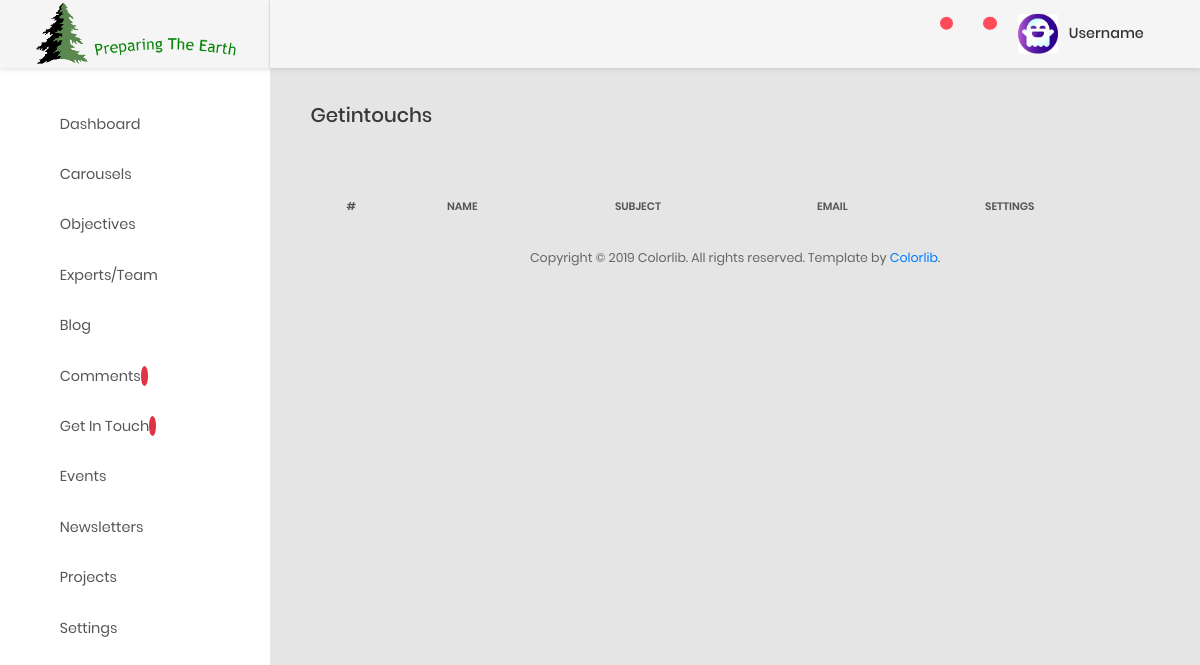
The app's page /ccsbadmin/getintouch/, older data.
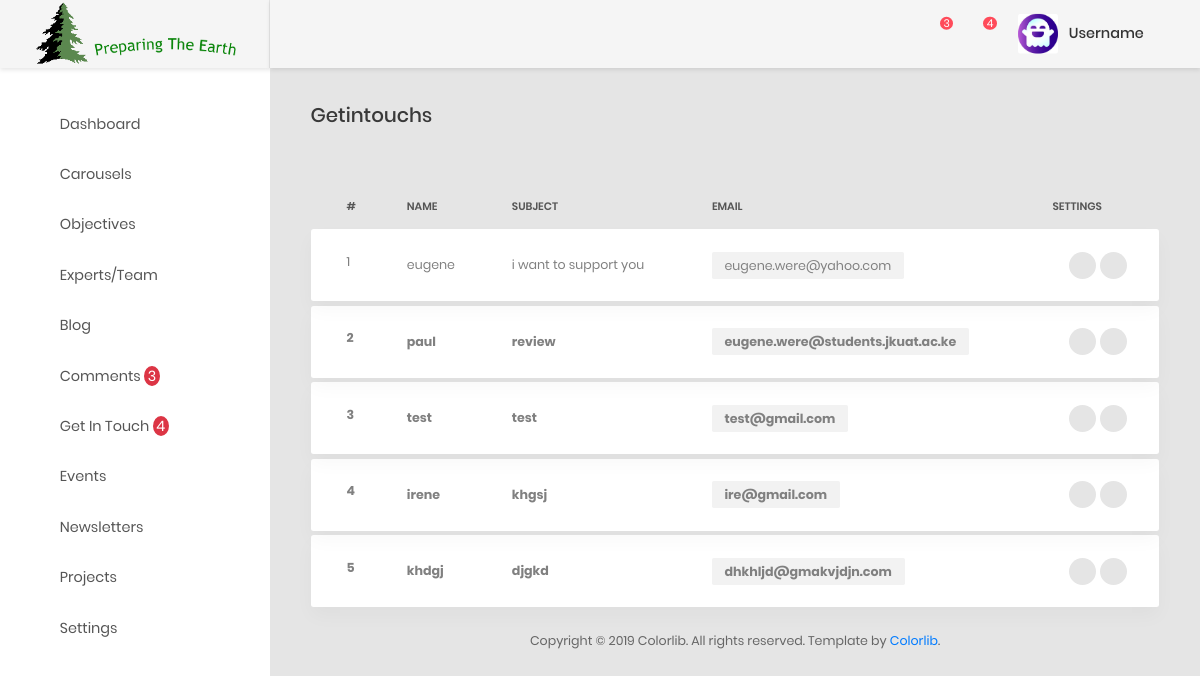
The same page, newer data.
### ccsbadmin/models.py (models this page shows, shortened)
class GetInTouch(models.Model):
     name = models.CharField(max_length=300, null=False, blank=False)
     email = models.CharField(max_length=300, null=False, blank=False)
     subject = models.CharField(max_length=300, null=True, blank=True)
     message = models.TextField()
     CHOICES= {
         ('READ', 'Read'),
         ('UNREAD', 'Unread'),
         ('TRASH', 'Trash'),
     }
     status = models.CharField(max_length=200, null=True, blank=True, choices=CHOICES, default='UNREAD')
     created_at = models.DateTimeField(auto_now_add=True)
     updated_at = models.DateTimeField(auto_now=True)

### ccsbadmin/views.py (the view)
# urls.py: path('getintouch/', views.getintouch, name='getintouch'),
def getintouch(request):
    getintouchs = GetInTouch.objects.all()
    context = {
        'title': 'getintouch',
        'getintouchs': getintouchs
    }
    return render(request, 'getintouch/getintouch.html',context)

### ccsbadmin/templatetags/callmethod.py (called while the page is built)
@register.filter(name='comments')
def comments(request):
    comments = Comment.objects.filter(status="UNREAD").order_by("-created_at")
    if comments is not None:
        return comments
    return False

@register.filter(name='get_intouch')
def get_intouch(request):
    getintouchs = GetInTouch.objects.filter(status="UNREAD").order_by("-created_at")
    if getintouchs  is not None:
        return getintouchs
    return False

@register.filter(name='comment_unread_count')
def comment_unread_count(request):
    unread_comments = Comment.objects.filter(status="UNREAD").count()
    if unread_comments is not None:
        return unread_comments
    return False

@register.filter(name='getintouch_unread_count')
def getintouch_unread_count(request):
    getintouch_unread_count = GetInTouch.objects.filter(status="UNREAD").count()
    if getintouch_unread_count is not None:
        return getintouch_unread_count
    return False

### ccsbadmin/templates/getintouch/getintouch.html (shortened to what the changed rows need)
{% extends "aahome/aalayout.html" %}
{% load static %}
    {% block links %}
        <link type="text/css" rel="stylesheet" href="https://cdn.datatables.net/1.10.18/css/dataTables.bootstrap.min.css">
        <link type="text/css" href="https://cdnjs.cloudflare.com/ajax/libs/bootstrap-select/1.10.0/css/bootstrap-select.min.css" rel="stylesheet" />
        <link rel="stylesheet" href="https://cdn.jsdelivr.net/npm/bootstrap-select@1.13.9/dist/css/bootstrap-select.min.css">
    {% endblock links %}
{% block content %}
            <div class="main-content">
                <div class="section__content section__content--p30">
                    <div class="container-fluid">
                        <div class="row">
                            <div class="col-md-12">
                                <div class="table-responsive table-responsive-data2">
                                    <table class="table tablez table-data2">
                                        <thead>
                                            <tr>
                                                <th>#</th>
                                                <th>name</th>
                                                <th>subject</th>
                                                <th>email</th>
                                                <th>settings</th>
                                            </tr>
                                        </thead>
                                        <tbody>
                                            {% for getintouch in getintouchs %}
                                                <tr class="tr-shadow">
                                                    <td {% if  getintouch.status == 'UNREAD' %} style="font-weight: bolder;" {% endif %}>{{ forloop.counter }}</td>
                                                    <td {% if  getintouch.status == 'UNREAD' %} style="font-weight: bolder;" {% endif %}>{{ getintouch.name}}</td>
                                                    <td {% if  getintouch.status == 'UNREAD' %} style="font-weight: bolder;" {% endif %}>{{ getintouch.subject}}</td>
                                                    <td>
                                                        <span {% if getintouch.status == 'UNREAD' %} style="font-weight: bolder;" {% endif %} class="block-email">{{getintouch.email}}</span>
                                                    </td>
                                                    <td>
                                                        <div class="table-data-feature">
                                                            <a href="{% url 'CCSBADMIN:singlegetintouch' getintouch.id %}" class="item " data-toggle="tooltip" data-placement="top" title="View">
                                                                <i class="zmdi zmdi-eye"></i>
                                                            </a>
                                                            <a data-toggle="modal" data-target="#dd{{ getintouch.id }}" href="#" class="item"  data-placement="top" title="Delete">
                                                                <i class="zmdi zmdi-delete"></i>
                                                            </a>
                                                        </div>
                                                    </td>
                                                </tr>
                                                <tr class="spacer"></tr>
                                            {% endfor %}
                                        </tbody>
                                    </table>
                                </div>
                            </div>
                        </div>
                    </div>
                </div>
            </div>
{% endblock content %}

Row changes from the older to the newer data that the page shows:
added GetInTouch: name "eugene", subject "i want to support you", email "eugene.were@yahoo.com", status "READ" (drawn)
added GetInTouch: name "paul", subject "review", email "eugene.were@students.jkuat.ac.ke"
added GetInTouch: name "test", subject "test", email "test@gmail.com"
added GetInTouch: name "irene", subject "khgsj", email "ire@gmail.com"
added GetInTouch: name "khdgj", subject "djgkd", email "dhkhljd@gmakvjdjn.com"
Text that changed along with them:
{{ request|comment_unread_count }}: (not shown) → "3"
{{ request|getintouch_unread_count }}: (not shown) → "4"
